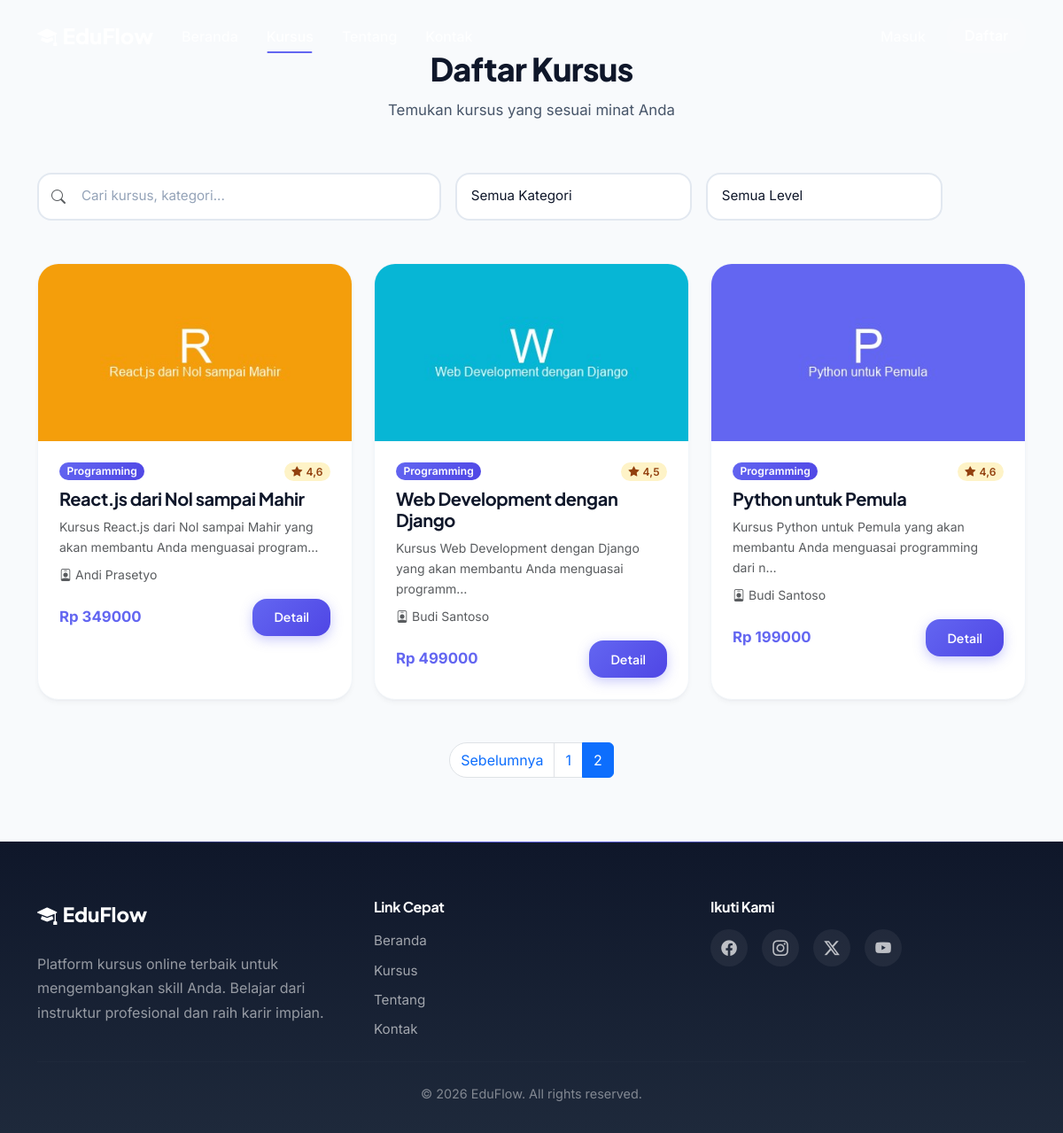
Screenshot of /kursus/?page=2&q=&category=&level= with the database file from the repository.
### courses/models.py (models this page shows, shortened)
class Course(models.Model):
    LEVEL_CHOICES = [
        ('Pemula', 'Pemula'),
        ('Menengah', 'Menengah'),
        ('Lanjutan', 'Lanjutan'),
    ]
    title = models.CharField(max_length=200)
    slug = models.SlugField(max_length=200, unique=True)
    category = models.ForeignKey(Category, on_delete=models.CASCADE, related_name='courses')
    instructor = models.ForeignKey(Instructor, on_delete=models.CASCADE, related_name='courses')
    short_description = models.TextField()
    description = models.TextField()
    price = models.DecimalField(max_digits=10, decimal_places=2)
    thumbnail = models.ImageField(upload_to='courses/', blank=True, null=True)
    start_date = models.DateField()
    duration_days = models.IntegerField(default=30)
    level = models.CharField(max_length=20, choices=LEVEL_CHOICES, default='Pemula')
    rating = models.FloatField(default=0.0)
    enrolled_count = models.IntegerField(default=0)
    is_featured = models.BooleanField(default=False)
    created_at = models.DateTimeField(auto_now_add=True)
    class Meta:
        ordering = ['-created_at']

class Category(models.Model):
    name = models.CharField(max_length=100, unique=True)
    slug = models.SlugField(max_length=100, unique=True)
    description = models.TextField(blank=True, null=True)
    created_at = models.DateTimeField(auto_now_add=True)
    class Meta:
        verbose_name_plural = "Categories"
        ordering = ['name']

class Instructor(models.Model):
    name = models.CharField(max_length=150)
    photo = models.ImageField(upload_to='instructors/', blank=True, null=True)
    bio = models.TextField(blank=True, null=True)
    expertise = models.CharField(max_length=200, blank=True, null=True)
    created_at = models.DateTimeField(auto_now_add=True)

### courses/views.py (the view)
# urls.py: path('', views.course_list, name='course_list'),
def course_list(request):
    query = request.GET.get('q', '')
    category_slug = request.GET.get('category', '')
    level = request.GET.get('level', '')
    courses = Course.objects.all()
    if query:
        courses = courses.filter(Q(title__icontains=query) | Q(short_description__icontains=query) | Q(category__name__icontains=query))
    if category_slug:
        courses = courses.filter(category__slug=category_slug)
    if level:
        courses = courses.filter(level=level)
    paginator = Paginator(courses, 9)
    page_number = request.GET.get('page')
    page_obj = paginator.get_page(page_number)
    categories = Category.objects.annotate(course_count=Count('courses'))
    context = {
        'page_obj': page_obj,
        'categories': categories,
        'query': query,
        'selected_category': category_slug,
        'selected_level': level,
    }
    return render(request, 'courses/course_list.html', context)

### core/context_processors.py (called while the page is built)
def current_year(request):
    return {'current_year': datetime.date.today().year}

### templates/courses/course_list.html (shortened to what this page needs)
{% extends 'base.html' %}
{% load static %}
{% block content %}
<section class="section-py">
    <div class="container">
        <div class="section-header" data-aos="fade-up">
            <h2>Daftar Kursus</h2>
            <p>Temukan kursus yang sesuai minat Anda</p>
        </div>
        <div class="row g-3 mb-5" data-aos="fade-up" data-aos-delay="100">
            <div class="col-lg-5">
                <form method="GET" class="position-relative">
                    <i class="bi bi-search position-absolute top-50 start-0 translate-middle-y ms-3 text-muted"></i>
                    <input class="form-control form-control-custom ps-5" type="search" name="q" placeholder="Cari kursus, kategori..." value="{{ query }}">
                </form>
            </div>
            <div class="col-lg-3">
                <select name="category" class="form-select form-control-custom" onchange="this.form.submit()">
                    <option value="">Semua Kategori</option>
                </select>
            </div>
            <div class="col-lg-3">
                <select name="level" class="form-select form-control-custom" onchange="this.form.submit()">
                    <option value="">Semua Level</option>
                </select>
            </div>
        </div>
        {% if page_obj %}
        <div class="row g-4">
            {% for course in page_obj %}
            <div class="col-lg-4 col-md-6" data-aos="fade-up" data-aos-delay="{{ forloop.counter0|floatformat:0 }}0">
                <div class="card-custom h-100">
                    <div class="card-img-wrapper">
                        {% if course.thumbnail %}
                        <img src="{{ course.thumbnail.url }}" alt="{{ course.title }}" class="card-img-top" style="height: 200px; object-fit: cover;">
                        {% else %}
                        <div class="card-img-top d-flex align-items-center justify-content-center" style="height: 200px; background: linear-gradient(135deg, #e0e7ff, #c7d2fe);">
                            <i class="bi bi-image text-white fs-1"></i>
                        </div>
                        {% endif %}
                    </div>
                    <div class="card-body d-flex flex-column p-4">
                        <div class="d-flex justify-content-between align-items-start mb-2">
                            <span class="badge badge-gradient-primary">{{ course.category.name }}</span>
                            <span class="badge" style="background: #fef3c7; color: #92400e;"><i class="bi bi-star-fill me-1"></i>{{ course.rating|floatformat:1 }}</span>
                        </div>
                        <h5 class="card-title mb-2">{{ course.title }}</h5>
                        <p class="card-text text-muted small mb-2">{{ course.short_description|truncatechars:80 }}</p>
                        <p class="text-muted small mb-3"><i class="bi bi-person-badge me-1"></i>{{ course.instructor.name }}</p>
                        <div class="mt-auto d-flex justify-content-between align-items-center">
                            <span class="fw-bold" style="color: var(--ef-primary); font-size: 1.05rem;">Rp {{ course.price|floatformat:0 }}</span>
                            <a href="{% url 'course_detail' course.slug %}" class="btn btn-primary btn-sm">Detail</a>
                        </div>
                    </div>
                </div>
            </div>
            {% endfor %}
        </div>
        {% if page_obj.has_other_pages %}
        <nav class="mt-5" data-aos="fade-up">
            <ul class="pagination justify-content-center">
                {% if page_obj.has_previous %}
                <li class="page-item">
                    <a class="page-link rounded-start-pill" href="?page={{ page_obj.previous_page_number }}&q={{ query }}&category={{ selected_category }}&level={{ selected_level }}">Sebelumnya</a>
                </li>
                {% endif %}
                {% for num in page_obj.paginator.page_range %}
                {% if page_obj.number == num %}
                <li class="page-item active"><span class="page-link">{{ num }}</span></li>
                {% elif num > page_obj.number|add:'-3' and num < page_obj.number|add:'3' %}
                <li class="page-item"><a class="page-link" href="?page={{ num }}&q={{ query }}&category={{ selected_category }}&level={{ selected_level }}">{{ num }}</a></li>
                {% endif %}
                {% endfor %}
            </ul>
        </nav>
        {% endif %}
        {% else %}
        <div class="text-center py-5" data-aos="fade-up">
            <i class="bi bi-search text-muted fs-1"></i>
            <p class="text-muted mt-2">Tidak ada kursus yang sesuai dengan pencarian Anda.</p>
        </div>
        {% endif %}
    </div>
</section>
{% endblock %}

### static/css/style.css (style rules this page uses)
:root { --ef-bg: #f8fafc; --ef-surface: #ffffff; --ef-surface-glass: rgba(255, 255, 255, 0.75); --ef-text: #0f172a; --ef-text-secondary: #475569; --ef-text-muted: #94a3b8; --ef-border: #e2e8f0; --ef-border-light: #f1f5f9; --ef-primary: #6366f1; --ef-primary-dark: #4f46e5; --ef-primary-soft: #e0e7ff; --ef-secondary: #06b6d4; --ef-accent: #f59e0b; --ef-success: #10b981; --ef-danger: #ef4444; --ef-warning: #f59e0b; --ef-radius-sm: 0.75rem; --ef-radius: 1rem; --ef-radius-lg: 1.5rem; --ef-radius-xl: 2rem; --ef-radius-full: 9999px; --ef-shadow-sm: 0 1px 2px rgba(15, 23, 42, 0.04), 0 1px 3px rgba(15, 23, 42, 0.06); --ef-shadow: 0 4px 6px -1px rgba(15, 23, 42, 0.04), 0 2px 4px -2px rgba(15, 23, 42, 0.06); --ef-shadow-md: 0 10px 15px -3px rgba(15, 23, 42, 0.05), 0 4px 6px -4px rgba(15, 23, 42, 0.06); --ef-shadow-lg: 0 20px 25px -5px rgba(15, 23, 42, 0.06), 0 8px 10px -6px rgba(15, 23, 42, 0.04); --ef-shadow-xl: 0 25px 50px -12px rgba(15, 23, 42, 0.12); --ef-shadow-glow: 0 0 0 3px rgba(99, 102, 241, 0.25); --ef-transition: 0.25s cubic-bezier(0.4, 0, 0.2, 1); --ef-transition-spring: 0.4s cubic-bezier(0.34, 1.56, 0.64, 1); }
* { box-sizing: border-box; }
html { scroll-behavior: smooth; }
body { font-family: 'Inter', -apple-system, BlinkMacSystemFont, 'Segoe UI', Roboto, sans-serif; background-color: var(--ef-bg); color: var(--ef-text); line-height: 1.65; -webkit-font-smoothing: antialiased; -moz-osx-font-smoothing: grayscale; overflow-x: hidden; }
h1, h2, h3, h4, h5, h6 { font-family: 'Plus Jakarta Sans', 'Inter', sans-serif; letter-spacing: -0.02em; color: var(--ef-text); font-weight: 700; }
a { color: var(--ef-primary); text-decoration: none; transition: color var(--ef-transition); }
.btn { font-family: 'Plus Jakarta Sans', sans-serif; font-weight: 600; border-radius: var(--ef-radius); padding: 0.65rem 1.5rem; transition: all var(--ef-transition-spring); position: relative; overflow: hidden; border: none; }
.btn-primary { background: linear-gradient(135deg, var(--ef-primary) 0%, var(--ef-primary-dark) 100%); box-shadow: 0 4px 14px rgba(99, 102, 241, 0.35); }
.card-custom { background: var(--ef-surface); border: 1px solid var(--ef-border-light); border-radius: var(--ef-radius-lg); box-shadow: var(--ef-shadow); transition: all var(--ef-transition-spring); overflow: hidden; }
.card-img-wrapper { overflow: hidden; position: relative; }
.card-img-wrapper img { transition: transform 0.5s cubic-bezier(0.4, 0, 0.2, 1); }
.badge { font-weight: 600; padding: 0.35em 0.7em; border-radius: var(--ef-radius-full); letter-spacing: 0.01em; }
.badge-gradient-primary { background: linear-gradient(135deg, var(--ef-primary), var(--ef-primary-dark)); color: #fff; }
.section-py { padding: 5rem 0; }
.section-header { text-align: center; margin-bottom: 3.5rem; }
.section-header h2 { font-size: clamp(1.8rem, 3vw, 2.5rem); font-weight: 800; margin-bottom: 0.75rem; }
.section-header p { color: var(--ef-text-secondary); font-size: 1.05rem; max-width: 500px; margin: 0 auto; }
.form-control-custom { border: 2px solid var(--ef-border); border-radius: var(--ef-radius); padding: 0.85rem 1rem; font-size: 0.95rem; transition: all var(--ef-transition); background: var(--ef-surface); color: var(--ef-text); }
.form-control-custom::placeholder { color: var(--ef-text-muted); }
.section-py { padding: 3.5rem 0; }
[data-aos] { transition-timing-function: cubic-bezier(0.4, 0, 0.2, 1); }

### rows the page displays
Course: thumbnail (picture), category.name "Programming", rating "4,6", title "React.js dari Nol sampai Mahir", short_description "Kursus React.js dari Nol sampai Mahir yang akan membantu Anda menguasai program…", instructor.name "Andi Prasetyo", price "349000"
Course: thumbnail (picture), category.name "Programming", rating "4,5", title "Web Development dengan Django", short_description "Kursus Web Development dengan Django yang akan membantu Anda menguasai programm…", instructor.name "Budi Santoso", price "499000"
Course: thumbnail (picture), category.name "Programming", rating "4,6", title "Python untuk Pemula", short_description "Kursus Python untuk Pemula yang akan membantu Anda menguasai programming dari n…", instructor.name "Budi Santoso", price "199000"

### other values shown
{{ num }} "1"
{{ num }} "2"
